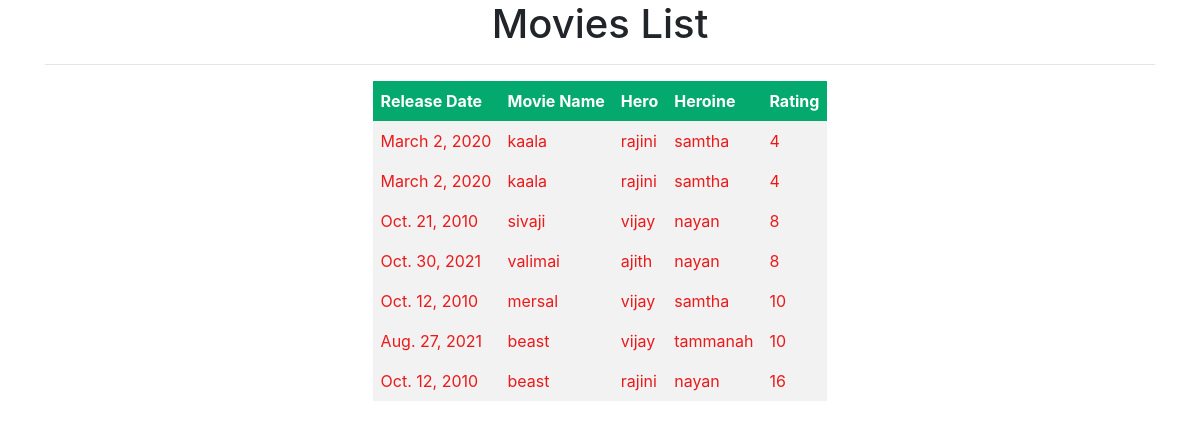
Page /listmv/ on the committed database.
### testapp/models.py (models this page shows)
class Movie(models.Model):
    Releasedate = models.DateField()
    Moviename = models.CharField(max_length=30)
    Hero = models.CharField(max_length=30)
    Heroine = models.CharField(max_length=30)
    Rating = models.IntegerField()

### testapp/views.py (the view)
# urls.py: path('listmv/',views.list_movies),
def list_movies(request):
    movies_list = Movie.objects.all().order_by("Rating")
    return render(request,"testapp/listmovies.html",{"movies_list":movies_list})

### templates/testapp/listmovies.html (shortened to what this page needs)
<!DOCTYPE html>
{% load static %}
<html lang="en">
<head>
    <link rel="stylesheet" href="https://stackpath.bootstrapcdn.com/bootstrap/4.1.3/css/bootstrap.min.css">
    <link rel="stylesheet" href="{% static 'css/movie.css' %}">
</head>
<body>
    <div class="container" align=center>
        <h1>Movies List</h1><hr>
        {% if movies_list %}
        <table id="tab">
            <thead>
                <th>Release Date</th>
                <th>Movie Name</th>
                <th>Hero</th>
                <th>Heroine</th>
                <th>Rating</th>
            </thead>
            {% for movie in movies_list %}
            <tr>
                <td>{{movie.Releasedate}}</td>
                <td>{{movie.Moviename}}</td>
                <td>{{movie.Hero}}</td>
                <td>{{movie.Heroine}}</td>
                <td>{{movie.Rating}}</td>
            </tr>
            {% endfor %}
           </table>
           {% else %}
           <h1>No Movies List...</h1>
        {% endif %}
    </div>
</body>
</html>

### static/css/movie.css (style rules this page uses)
body { background: url(https://images.unsplash.com/photo-1598899134739-24c46f58b8c0?ixid=MnwxMjA3fDB8MHxwaG90by1wYWdlfHx8fGVufDB8fHx8&ixlib=rb-1.2.1&auto=format&fit=crop&w=738&q=80); background-repeat: no-repeat; background-size: cover; }
th, td { text-align: left; padding: 8px; }
tr { background-color: #f2f2f2 }
th { background-color: #04AA6D; color: white; }
tr { color: rgb(235, 26, 26); }

### rows in the picture
Movie: Releasedate "March 2, 2020", Moviename "kaala", Hero "rajini", Heroine "samtha", Rating "4"
Movie: Releasedate "March 2, 2020", Moviename "kaala", Hero "rajini", Heroine "samtha", Rating "4"
Movie: Releasedate "Oct. 21, 2010", Moviename "sivaji", Hero "vijay", Heroine "nayan", Rating "8"
Movie: Releasedate "Oct. 30, 2021", Moviename "valimai", Hero "ajith", Heroine "nayan", Rating "8"
Movie: Releasedate "Oct. 12, 2010", Moviename "mersal", Hero "vijay", Heroine "samtha", Rating "10"
Movie: Releasedate "Aug. 27, 2021", Moviename "beast", Hero "vijay", Heroine "tammanah", Rating "10"
Movie: Releasedate "Oct. 12, 2010", Moviename "beast", Hero "rajini", Heroine "nayan", Rating "16"
